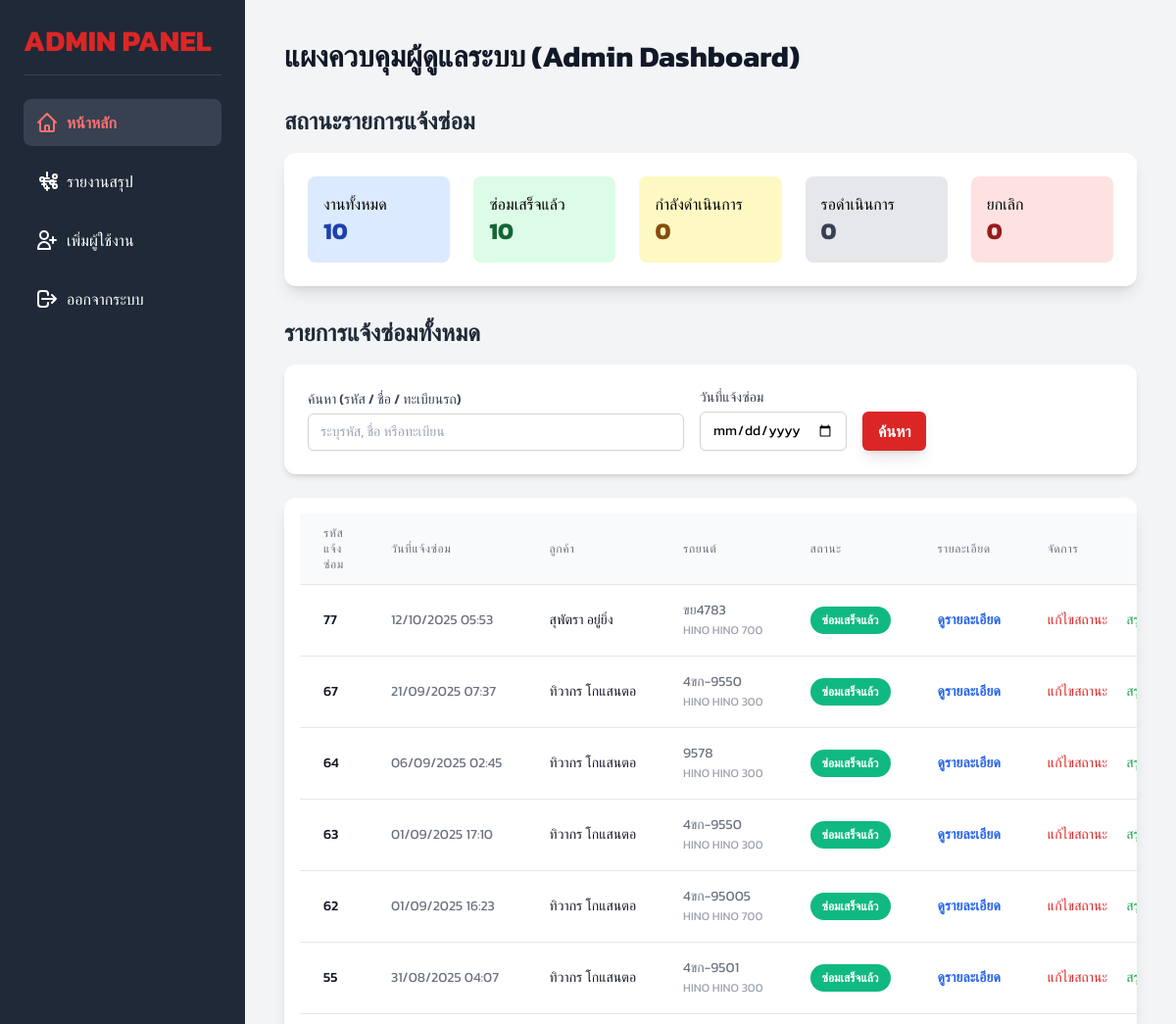
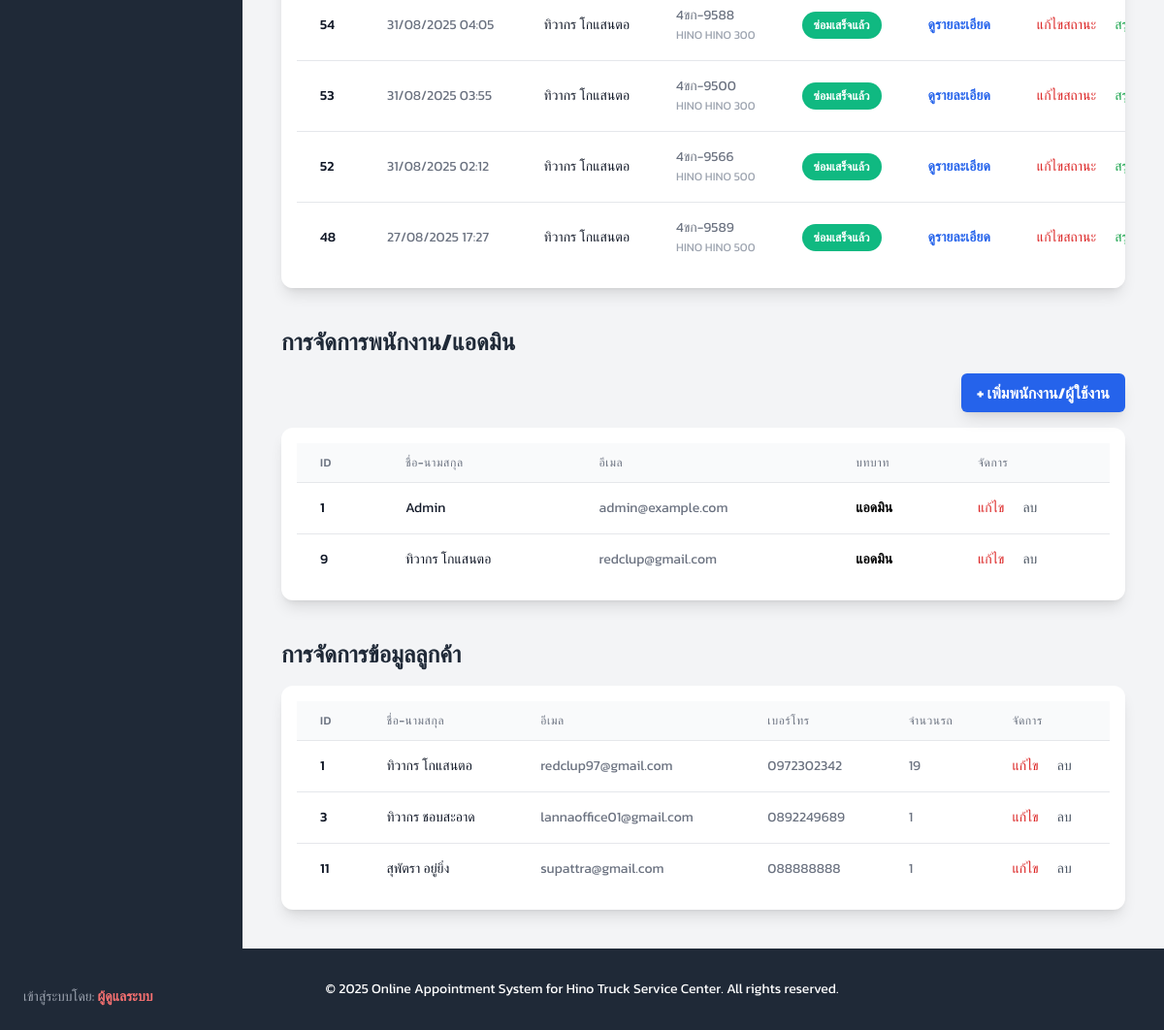
Page /admin_dashboard.php (signed in) on the committed database (2 pictures, top to bottom).
### tables this page shows
CREATE TABLE `service_requests` (
  `request_id` int(11) NOT NULL,
  `vehicle_id` int(11) DEFAULT NULL,
  `description` text NOT NULL,
  `symptoms` text DEFAULT NULL,
  `appointment_date` datetime NOT NULL,
  `status` enum('pending','in_progress','completed','cancelled') DEFAULT 'pending',
  `notes` text DEFAULT NULL,
  `cost` decimal(10,2) DEFAULT NULL,
  `created_at` timestamp NOT NULL DEFAULT current_timestamp(),
  `queue_number` varchar(10) DEFAULT NULL
);

CREATE TABLE `customers` (
  `customer_id` int(11) NOT NULL,
  `first_name` varchar(50) NOT NULL,
  `last_name` varchar(50) NOT NULL,
  `email` varchar(100) NOT NULL,
  `phone` varchar(15) DEFAULT NULL,
  `password_hash` varchar(255) NOT NULL,
  `created_at` timestamp NOT NULL DEFAULT current_timestamp(),
  `reset_token` varchar(255) DEFAULT NULL,
  `token_expiry` datetime DEFAULT NULL
);

CREATE TABLE `vehicles` (
  `vehicle_id` int(11) NOT NULL,
  `customer_id` int(11) DEFAULT NULL,
  `brand` varchar(50) NOT NULL,
  `model` varchar(50) NOT NULL,
  `year` varchar(10) DEFAULT NULL,
  `license_plate` varchar(20) NOT NULL,
  `vin_number` varchar(17) DEFAULT NULL
);

CREATE TABLE `employees` (
  `employee_id` int(11) NOT NULL,
  `first_name` varchar(50) NOT NULL,
  `last_name` varchar(50) NOT NULL,
  `email` varchar(100) NOT NULL,
  `password_hash` varchar(255) NOT NULL,
  `role` enum('admin','technician','receptionist') DEFAULT 'receptionist'
);

### admin_dashboard.php (the view, shortened to what the rows shown need)
<?php
include 'db_connect.php';
function getTranslatedRole($role) {
    switch($role) {
        case 'admin': return 'แอดมิน';
    }
}
function getThaiStatus($status) {
    switch($status) {
        case 'completed': return 'ซ่อมเสร็จแล้ว';
    }
}
$sql_repairs = "
    SELECT
        sr.request_id, sr.created_at, sr.description, sr.status,
        rs.pickup_date, c.first_name, c.last_name,
        v.brand, v.model, v.license_plate
    FROM service_requests sr
    JOIN vehicles v ON sr.vehicle_id = v.vehicle_id
    JOIN customers c ON v.customer_id = c.customer_id
    LEFT JOIN repair_summary rs ON sr.request_id = rs.request_id
";
$sql_repairs .= " ORDER BY sr.created_at DESC";
$stmt_repairs = $conn->prepare($sql_repairs);
$stmt_repairs->execute();
$result_repairs = $stmt_repairs->get_result();
$repairs = $result_repairs->fetch_all(MYSQLI_ASSOC);
$sql_employees = "SELECT employee_id, first_name, last_name, email, role FROM employees ORDER BY employee_id ASC";
$result_employees = $conn->query($sql_employees);
$employees = $result_employees->fetch_all(MYSQLI_ASSOC);
$sql_customers = "SELECT c.customer_id, c.first_name, c.last_name, c.email, c.phone, COUNT(v.vehicle_id) AS total_vehicles
                  FROM customers c
                  LEFT JOIN vehicles v ON c.customer_id = v.customer_id
                  GROUP BY c.customer_id
                  ORDER BY c.customer_id ASC";
$result_customers = $conn->query($sql_customers);
$customers = $result_customers->fetch_all(MYSQLI_ASSOC);
?>
<!DOCTYPE html>
<html lang="th">
<head>
    <script src="https://cdn.tailwindcss.com"></script>
</head>
<body class="flex flex-col min-h-screen">
    <aside class="sidebar bg-gray-800 text-white fixed h-full p-6 space-y-6">
        <h1 class="text-3xl font-bold text-red-600 border-b border-gray-700 pb-4 mb-6">ADMIN PANEL</h1>
    </aside>
    <main class="main-content flex-1 p-10">
        <h1 class="text-3xl font-bold text-gray-900 mb-8">แผงควบคุมผู้ดูแลระบบ (Admin Dashboard)</h1>
        <section>
            <h2 class="text-2xl font-semibold text-gray-800 mb-4">สถานะรายการแจ้งซ่อม</h2>
        </section>
        <section class="mt-8">
            <h2 class="text-2xl font-bold text-gray-800 mb-4">รายการแจ้งซ่อมทั้งหมด</h2>
            <div class="overflow-x-auto bg-white shadow-lg rounded-xl p-4">
                <?php if (!empty($repairs)): ?>
                <table class="min-w-full divide-y divide-gray-200 table-auto">
                    <thead class="bg-gray-50">
                        <tr>
                            <th class="px-6 py-3 text-left text-xs font-medium text-gray-500 uppercase tracking-wider">รหัสแจ้งซ่อม</th>
                            <th class="px-6 py-3 text-left text-xs font-medium text-gray-500 uppercase tracking-wider">วันที่แจ้งซ่อม</th>
                            <th class="px-6 py-3 text-left text-xs font-medium text-gray-500 uppercase tracking-wider">ลูกค้า</th>
                            <th class="px-6 py-3 text-left text-xs font-medium text-gray-500 uppercase tracking-wider">รถยนต์</th>
                            <th class="px-6 py-3 text-left text-xs font-medium text-gray-500 uppercase tracking-wider">สถานะ</th>
                            <th class="px-6 py-3 text-left text-xs font-medium text-gray-500 uppercase tracking-wider">รายละเอียด</th>
                            <th class="px-6 py-3 text-left text-xs font-medium text-gray-500 uppercase tracking-wider">จัดการ</th>
                        </tr>
                    </thead>
                    <tbody class="bg-white divide-y divide-gray-200">
                        <?php foreach ($repairs as $row): ?>
                        <tr>
                            <td class="px-6 py-4 whitespace-nowrap text-sm font-medium text-gray-900"><?= htmlspecialchars($row['request_id']) ?></td>
                            <td class="px-6 py-4 whitespace-nowrap text-sm text-gray-500"><?= htmlspecialchars(date('d/m/Y H:i', strtotime($row['created_at']))) ?></td>
                            <td class="px-6 py-4 whitespace-nowrap text-sm text-gray-900"><?= htmlspecialchars($row['first_name'] . ' ' . $row['last_name']) ?></td>
                            <td class="px-6 py-4 whitespace-nowrap text-sm text-gray-500">
                                <?= htmlspecialchars($row['license_plate']) ?><br>
                                <span class="text-xs text-gray-400"><?= htmlspecialchars($row['brand'] . ' ' . $row['model']) ?></span>
                            </td>
                            <td class="px-6 py-4 whitespace-nowrap">
                                <?php
                                    $status_class = 'status-' . $row['status'];
                                    $status_text = getThaiStatus($row['status']);
                                ?>
                                <span class="inline-flex px-3 py-1 text-xs font-semibold leading-5 rounded-full <?= $status_class ?>">
                                    <?= htmlspecialchars($status_text) ?>
                                </span>
                            </td>
                            <td class="px-6 py-4 whitespace-nowrap text-sm text-blue-600 hover:text-blue-800">
                                <a href="admin_view_repair.php?id=<?= htmlspecialchars($row['request_id']) ?>" class="font-semibold">ดูรายละเอียด</a>
                            </td>
                            <td class="px-6 py-4 whitespace-nowrap text-sm font-medium">
                                <a href="admin_edit_repair.php?id=<?= htmlspecialchars($row['request_id']) ?>" class="text-red-600 hover:text-red-900 mr-4">แก้ไขสถานะ</a>
                                <?php if ($row['status'] == 'completed'): ?>
                                    <a href="admin_update_summary.php?id=<?= htmlspecialchars($row['request_id']) ?>" class="text-green-600 hover:text-green-900">สรุปค่าใช้จ่าย</a>
                                <?php endif; ?>
                            </td>
                        </tr>
                        <?php endforeach; ?>
                    </tbody>
                </table>
                <?php else: ?>
                    <p class="text-center text-gray-500 p-6">ไม่พบรายการแจ้งซ่อมตามเงื่อนไขที่ค้นหา</p>
                <?php endif; ?>
            </div>
        </section>
        <section class="mt-10">
            <h2 class="text-2xl font-bold text-gray-800 mb-4">การจัดการพนักงาน/แอดมิน</h2>
            <div class="overflow-x-auto bg-white shadow-lg rounded-xl p-4">
                <?php if (!empty($employees)): ?>
                <table class="min-w-full divide-y divide-gray-200 table-auto">
                    <thead class="bg-gray-50">
                        <tr>
                            <th class="px-6 py-3 text-left text-xs font-medium text-gray-500 uppercase tracking-wider">ID</th>
                            <th class="px-6 py-3 text-left text-xs font-medium text-gray-500 uppercase tracking-wider">ชื่อ-นามสกุล</th>
                            <th class="px-6 py-3 text-left text-xs font-medium text-gray-500 uppercase tracking-wider">อีเมล</th>
                            <th class="px-6 py-3 text-left text-xs font-medium text-gray-500 uppercase tracking-wider">บทบาท</th>
                            <th class="px-6 py-3 text-left text-xs font-medium text-gray-500 uppercase tracking-wider">จัดการ</th>
                        </tr>
                    </thead>
                    <tbody class="bg-white divide-y divide-gray-200">
                        <?php foreach ($employees as $row): ?>
                        <tr>
                            <td class="px-6 py-4 whitespace-nowrap text-sm font-medium text-gray-900"><?= htmlspecialchars($row['employee_id']) ?></td>
                            <td class="px-6 py-4 whitespace-nowrap text-sm text-gray-900"><?= htmlspecialchars($row['first_name'] . ' ' . $row['last_name']) ?></td>
                            <td class="px-6 py-4 whitespace-nowrap text-sm text-gray-500"><?= htmlspecialchars($row['email']) ?></td>
                            <td class="px-6 py-4 whitespace-nowrap text-sm font-semibold">
                                <?= getTranslatedRole($row['role']) ?>
                            </td>
                            <td class="px-6 py-4 whitespace-nowrap text-sm font-medium">
                                <a href="admin_edit_employee.php?id=<?= htmlspecialchars($row['employee_id']) ?>" class="text-red-600 hover:text-red-900 mr-4">แก้ไข</a>
                                <a href="admin_delete_employee.php?id=<?= htmlspecialchars($row['employee_id']) ?>" onclick="return confirm('คุณแน่ใจหรือไม่ที่จะลบพนักงานคนนี้?')" class="text-gray-600 hover:text-gray-900">ลบ</a>
                            </td>
                        </tr>
                        <?php endforeach; ?>
                    </tbody>
                </table>
                <?php else: ?>
                    <p class="text-center text-gray-500 p-6">ไม่พบข้อมูลพนักงาน/แอดมิน</p>
                <?php endif; ?>
            </div>
        </section>
        <section class="mt-10">
            <h2 class="text-2xl font-bold text-gray-800 mb-4">การจัดการข้อมูลลูกค้า</h2>
            <div class="overflow-x-auto bg-white shadow-lg rounded-xl p-4">
                <?php if (!empty($customers)): ?>
                <table class="min-w-full divide-y divide-gray-200 table-auto">
                    <thead class="bg-gray-50">
                        <tr>
                            <th class="px-6 py-3 text-left text-xs font-medium text-gray-500 uppercase tracking-wider">ID</th>
                            <th class="px-6 py-3 text-left text-xs font-medium text-gray-500 uppercase tracking-wider">ชื่อ-นามสกุล</th>
                            <th class="px-6 py-3 text-left text-xs font-medium text-gray-500 uppercase tracking-wider">อีเมล</th>
                            <th class="px-6 py-3 text-left text-xs font-medium text-gray-500 uppercase tracking-wider">เบอร์โทร</th>
                            <th class="px-6 py-3 text-left text-xs font-medium text-gray-500 uppercase tracking-wider">จำนวนรถ</th>
                            <th class="px-6 py-3 text-left text-xs font-medium text-gray-500 uppercase tracking-wider">จัดการ</th>
                        </tr>
                    </thead>
                    <tbody class="bg-white divide-y divide-gray-200">
                        <?php foreach ($customers as $row): ?>
                        <tr>
                            <td class="px-6 py-4 whitespace-nowrap text-sm font-medium text-gray-900"><?= htmlspecialchars($row['customer_id']) ?></td>
                            <td class="px-6 py-4 whitespace-nowrap text-sm text-gray-900"><?= htmlspecialchars($row['first_name'] . ' ' . $row['last_name']) ?></td>
                            <td class="px-6 py-4 whitespace-nowrap text-sm text-gray-500"><?= htmlspecialchars($row['email']) ?></td>
                            <td class="px-6 py-4 whitespace-nowrap text-sm text-gray-500"><?= htmlspecialchars($row['phone'] ?? '-') ?></td>
                            <td class="px-6 py-4 whitespace-nowrap text-sm text-gray-500"><?= htmlspecialchars($row['total_vehicles']) ?></td>
                            <td class="px-6 py-4 whitespace-nowrap text-sm font-medium">
                                <a href="admin_edit_customer.php?id=<?= htmlspecialchars($row['customer_id']) ?>" class="text-red-600 hover:text-red-900 mr-4">แก้ไข</a>
                                <a href="admin_delete_customer.php?id=<?= htmlspecialchars($row['customer_id']) ?>" onclick="return confirm('คุณแน่ใจหรือไม่ที่จะลบข้อมูลลูกค้าคนนี้?')" class="text-gray-600 hover:text-gray-900">ลบ</a>
                            </td>
                        </tr>
                        <?php endforeach; ?>
                    </tbody>
                </table>
                <?php else: ?>
                    <p class="text-center text-gray-500 p-6">ไม่พบข้อมูลลูกค้า</p>
                <?php endif; ?>
            </div>
        </section>
    </main>
</body>
</html>

### rows in the picture
service_requests: request_id "77", created_at "12/10/2025 05:53", customers.first_name+last_name "สุพัตรา อยู่ยิ่ง", vehicle.license_plate "ขย4783", vehicle.model "HINO HINO 700", status "ซ่อมเสร็จแล้ว"
service_requests: request_id "67", created_at "21/09/2025 07:37", customers.first_name+last_name "ทิวากร โกแสนตอ", vehicle.license_plate "4ขก-9550", vehicle.model "HINO HINO 300", status "ซ่อมเสร็จแล้ว"
service_requests: request_id "64", created_at "06/09/2025 02:45", customers.first_name+last_name "ทิวากร โกแสนตอ", vehicle.license_plate "9578", vehicle.model "HINO HINO 300", status "ซ่อมเสร็จแล้ว"
service_requests: request_id "63", created_at "01/09/2025 17:10", customers.first_name+last_name "ทิวากร โกแสนตอ", vehicle.license_plate "4ขก-9550", vehicle.model "HINO HINO 300", status "ซ่อมเสร็จแล้ว"
service_requests: request_id "62", created_at "01/09/2025 16:23", customers.first_name+last_name "ทิวากร โกแสนตอ", vehicle.license_plate "4ขก-95005", vehicle.model "HINO HINO 700", status "ซ่อมเสร็จแล้ว"
service_requests: request_id "55", created_at "31/08/2025 04:07", customers.first_name+last_name "ทิวากร โกแสนตอ", vehicle.license_plate "4ขก-9501", vehicle.model "HINO HINO 300", status "ซ่อมเสร็จแล้ว"
service_requests: request_id "54", created_at "31/08/2025 04:05", customers.first_name+last_name "ทิวากร โกแสนตอ", vehicle.license_plate "4ขก-9588", vehicle.model "HINO HINO 300", status "ซ่อมเสร็จแล้ว"
service_requests: request_id "53", created_at "31/08/2025 03:55", customers.first_name+last_name "ทิวากร โกแสนตอ", vehicle.license_plate "4ขก-9500", vehicle.model "HINO HINO 300", status "ซ่อมเสร็จแล้ว"
service_requests: request_id "52", created_at "31/08/2025 02:12", customers.first_name+last_name "ทิวากร โกแสนตอ", vehicle.license_plate "4ขก-9566", vehicle.model "HINO HINO 500", status "ซ่อมเสร็จแล้ว"
service_requests: request_id "48", created_at "27/08/2025 17:27", customers.first_name+last_name "ทิวากร โกแสนตอ", vehicle.license_plate "4ขก-9589", vehicle.model "HINO HINO 500", status "ซ่อมเสร็จแล้ว"
employees: employee_id "1", first_name+last_name "Admin", email "admin@example.com", role "แอดมิน"
employees: employee_id "9", first_name+last_name "ทิวากร โกแสนตอ", email "redclup@gmail.com", role "แอดมิน"
customers: customer_id "1", first_name+last_name "ทิวากร โกแสนตอ", email "redclup97@gmail.com", phone "0972302342", total_vehicles "19"
customers: customer_id "3", first_name+last_name "ทิวากร ชอบสะอาด", email "lannaoffice01@gmail.com", phone "0892249689", total_vehicles "1"
customers: customer_id "11", first_name+last_name "สุพัตรา อยู่ยิ่ง", email "supattra@gmail.com", phone "088888888", total_vehicles "1"

### other values in the picture
$admin_name "ผู้ดูแลระบบ"
$total "10"
$completed "10"
$in_progress "0"
$pending "0"
$cancelled "0"
